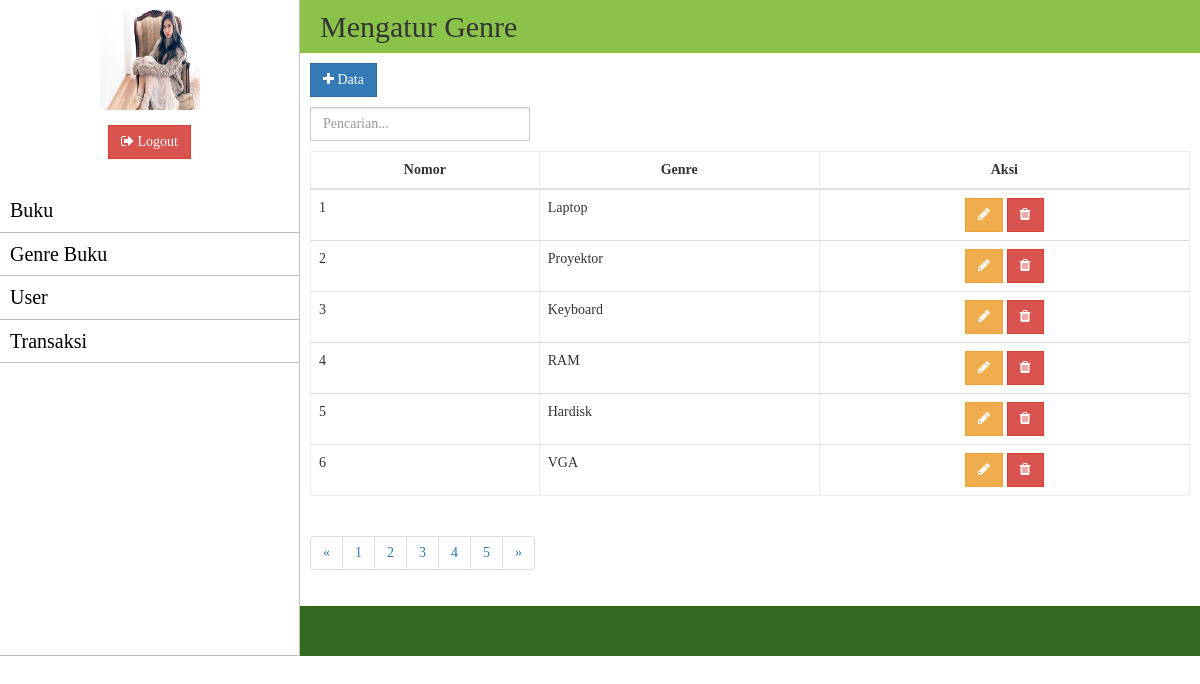
Page /admin/jenis/index.php (signed in) on the earlier database version.
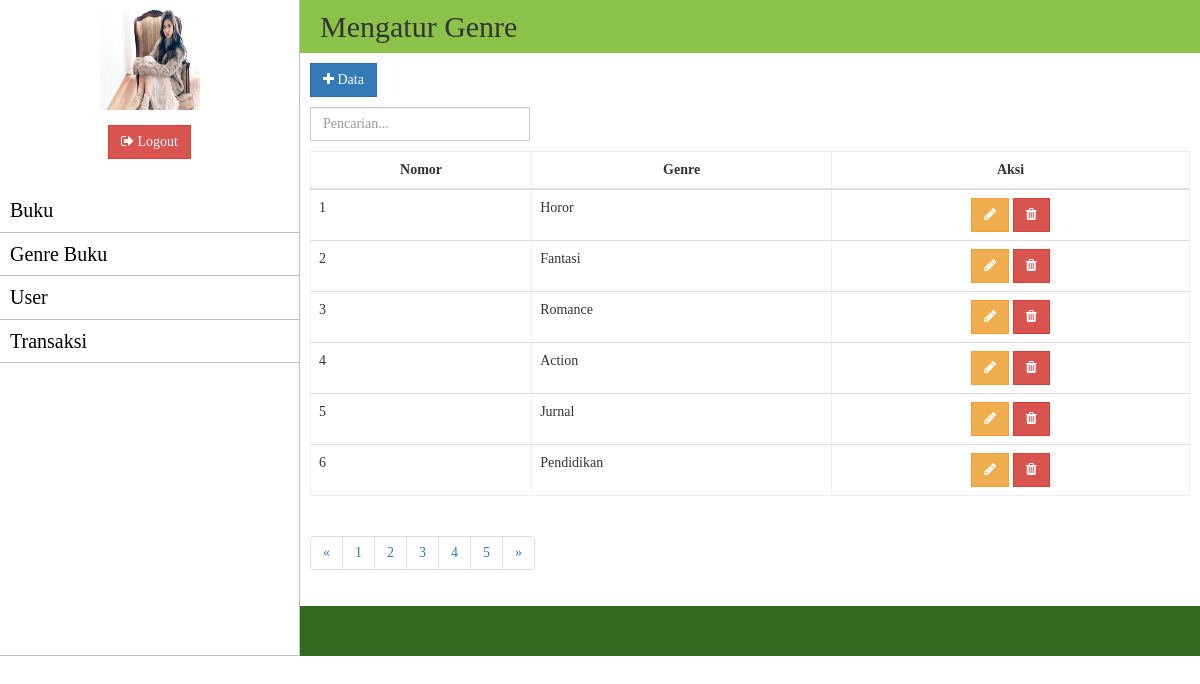
Same page on the later database version.
### tables this page shows
CREATE TABLE `tbl_jenis` (
  `id_jenis` int(11) NOT NULL,
  `jenis_barang` varchar(50) NOT NULL
);

### admin/jenis/index.php (the view, shortened to what this page needs)
<?php
require_once"../../element/sidebar.php";
?>
<div class="content-header">
<h2>Mengatur Genre</h2>
</div>
<div class="content-isi">
	<a class="btn btn-primary" id="tambah-data" href="tambah.php"><i class="fa fa-plus"></i> Data</a>
	<div class="col-lg-3 search">
	<form action="" method="get">
	<input type="search" name="p" id="inputSearch" class="form-control" placeholder="Pencarian...">
	</form>
	</div>
	<div class="tabel-toko">
		<div class="table-responsive">
			<table class="table table-hover" border="1">
				<thead>
					<tr>
						<th>Nomor</th>
						<th>Genre</th>
						<th>Aksi</th>
					</tr>
				</thead>
				<tbody>
					<?php
					$p=@$_GET['p'];
					$sql_select_jenis=mysql_query("SELECT * FROM tbl_jenis WHERE jenis_barang LIKE'%$p%'");
					$no=1;
					while ($select_jenis=mysql_fetch_array($sql_select_jenis)) { ?>
					<tr>
						<td><?php echo $no++; ?></td>
						<td><?php echo $select_jenis['jenis_barang']; ?></td>
						<td align="center">
						<a href="edit.php?id=<?php echo $select_jenis['id_jenis']; ?>" id="edit-data" class="btn btn-warning"><i class="fa fa-pencil"></i></a>
						<a href="proses.php?proses=delete&id=<?php echo $select_jenis['id_jenis']; ?>" class="btn btn-danger" onclick="return confirm ('Anda yakin ingin menghapus data')"><i class="fa fa-trash"></i></a>
						</td>
					</tr>
					<?php } ?>
				</tbody>
			</table>
		</div>
	</div>
	<ul class="pagination">
		<li><a href="#">&laquo;</a></li>
		<li><a href="#">1</a></li>
		<li><a href="#">2</a></li>
		<li><a href="#">3</a></li>
		<li><a href="#">4</a></li>
		<li><a href="#">5</a></li>
		<li><a href="#">&raquo;</a></li>
	</ul>
</div>
<?php
require_once"../../element/footer.php";
?>

Differences in the rows shown:
changed tbl_jenis: jenis_barang "Laptop" → "Horor"
changed tbl_jenis: jenis_barang "Proyektor" → "Fantasi"
changed tbl_jenis: jenis_barang "Keyboard" → "Romance"
changed tbl_jenis: jenis_barang "RAM" → "Action"
changed tbl_jenis: jenis_barang "Hardisk" → "Jurnal"
changed tbl_jenis: jenis_barang "VGA" → "Pendidikan"
